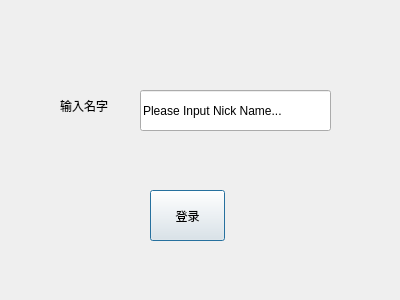
<?xml version="1.0" encoding="UTF-8"?>
<ui version="4.0">
 <class>LoginDialog</class>
 <widget class="QDialog" name="LoginDialog">
  <property name="geometry">
   <rect>
    <x>0</x>
    <y>0</y>
    <width>400</width>
    <height>300</height>
   </rect>
  </property>
  <property name="windowTitle">
   <string>Dialog</string>
  </property>
  <widget class="QLineEdit" name="nameEdit">
   <property name="geometry">
    <rect>
     <x>140</x>
     <y>90</y>
     <width>191</width>
     <height>41</height>
    </rect>
   </property>
   <property name="text">
    <string>Please Input Nick Name...</string>
   </property>
  </widget>
  <widget class="QLabel" name="nameLabel">
   <property name="geometry">
    <rect>
     <x>60</x>
     <y>90</y>
     <width>51</width>
     <height>31</height>
    </rect>
   </property>
   <property name="text">
    <string>输入名字</string>
   </property>
  </widget>
  <widget class="QPushButton" name="loginBtn">
   <property name="geometry">
    <rect>
     <x>150</x>
     <y>190</y>
     <width>75</width>
     <height>51</height>
    </rect>
   </property>
   <property name="text">
    <string>登录</string>
   </property>
  </widget>
 </widget>
 <resources/>
 <connections/>
</ui>
